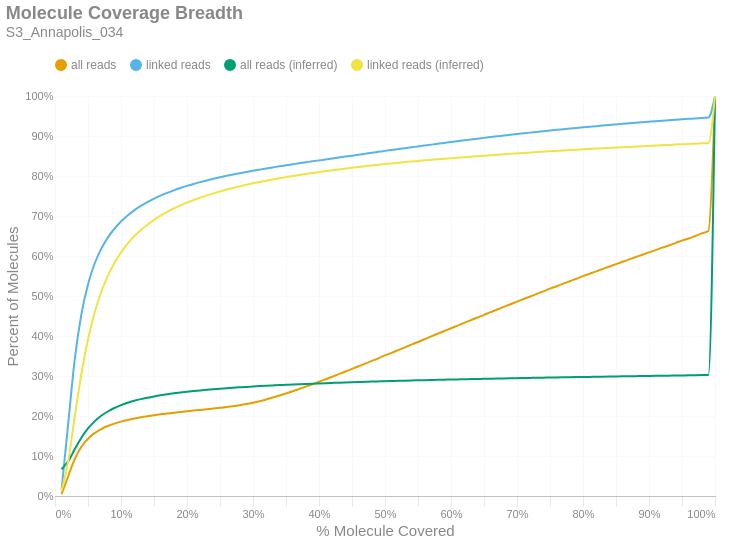

The notebook cell this image was saved under:
### Markdown cell above
### Molecule Read Coverage
This chart shows molecule coverage breadth as computed by the number of bases aligned to that molecule. In other words, "*how much of each unique long molecule is actually sequenced/aligned?*" Keep in mind there is a distinction between sequences and alignments, since some sequences belonging to a particular molecule may not align well and wouldn't appear in the alignment data. This chart also shows molecule coverage breadth as computed by the *inferred fragment* from which the aligned sequences originate. Unlike read coverage, this calculation takes into account the total insert size, including unsequenced gaps between the forward and reverse reads. Like the previous figures, these are cumulative percents.

### Code cell
if SKIPLR:
    print_html(f"Skipped")
else:
    binned_df = consolidated_hist(valids['coverage_bp'], mask, 0.01, True)
    binned_df_inf = consolidated_hist(valids['coverage_inserts'], mask, 0.01, True)
    binned_df = binned_df.with_columns(pl.lit(binned_df_inf['all reads (cumsum)']).alias('all reads (inferred)'))
    binned_df = binned_df.with_columns(pl.lit(binned_df_inf['linked reads (cumsum)']).alias('linked reads (inferred)'))
    binned_df = binned_df.with_columns(
        (pl.col('bin').cast(pl.Float64) + 0.01).alias('right_edge')
    )

    with SafeRender(binned_df):
        (
            density_plot(binned_df, 'Molecule Coverage Breadth', samplename, 'molcov', ['all reads (inferred)','linked reads (inferred)'])
            .encode(
                #x=alt.X('bin:Q', title="% Molecule Covered").axis(format = '%').scale(padding=0),
                x=alt.X('right_edge:Q', title="% Molecule Covered").axis(format='%').scale(padding=0),
                y=alt.Y('value:Q', title='Percent of Molecules')
                    .axis(format='%')
                    .stack(False)
                    .scale(domainMin=0, padding=0),
                color=alt.Color("key:N").scale(domain = ["all reads", "linked reads", "all reads (inferred)", "linked reads (inferred)"]),
                tooltip = [
                    alt.Tooltip("key:N", title = "Data Type"),
                    alt.Tooltip("range_label:N", title="% Molecule Covered"),
                    alt.Tooltip("value:Q", format = ".2%", title="% Molecules")
                ]
            )
        ).display()

### Figure 1 — Vega-Lite specification as saved in the notebook (floating-point values rounded to 4 significant figures)
{"width": "container", "height": 400, "config": {"title": {"anchor": "start", "dy": -15, "fontSize": 18, "color": "#888888", "subtitleColor": "#888888", "subtitleFontSize": 14}, "arc": {"fill": "#0072B2"}, "axis": {"domainColor": "#888888", "domainWidth": 0.5, "gridWidth": 0.2, "grid": false, "titleFontWeight": 400, "titleFontSize": 15, "labelFontSize": 11, "labelColor": "#888888", "tickColor": "#888888", "tickWidth": 0.2, "titleColor": "#888888"}, "axisBand": {"grid": false}, "axisX": {"grid": true, "tickSize": 10, "domainCap": "round"}, "axisY": {"domain": false, "grid": true, "tickSize": 0, "domainCap": "round"}, "background": "transparent", "header": {"labelFontSize": 15, "labelColor": "#888888", "titleFontSize": 15, "titleFontWeight": 600, "titleColor": "#888888"}, "legend": {"labelFont": "sans-serif", "labelFontSize": 12, "labelColor": "#888888", "symbolSize": 100, "symbolType": "circle", "titleFontSize": 12, "titlePadding": 10, "titleColor": "#888888", "title": null, "orient": "top"}, "range": {"category": ["#E69F00", "#56B4E9", "#009E73", "#F0E442", "#0072B2", "#D55E00", "#CC79A7", "#000000"], "diverging": ["#cfe8f3", "#a2d4ec", "#73bfe2", "#46abdb", "#1696d2", "#12719e"]}, "area": {"fill": "#0072B2", "fillOpacity": 0.7, "line": true, "strokeOpacity": 0.7}, "line": {"color": "#0072B2", "stroke": "#0072B2", "strokeWidth": 2}, "trail": {"color": "#0072B2", "stroke": "#0072B2", "strokeWidth": 0, "size": 1}, "point": {"filled": true, "fillOpacity": 1.0, "size": 95}, "text": {"color": "#888888", "fontSize": 11, "align": "right", "fontWeight": 400, "size": 11}, "bar": {"fill": "#0072B2", "stroke": null}, "view": {"stroke": null, "continuousWidth": 660, "continuousHeight": 400}}, "data": {"name": "data-0f5037fcb87dc74a3a51c34f0a16b023"}, "mark": {"type": "line", "interpolate": "monotone", "point": {"opacity": 0, "size": 275}}, "encoding": {"color": {"field": "key", "scale": {"domain": ["all reads", "linked reads", "all reads (inferred)", "linked reads (inferred)"]}, "type": "nominal"}, "tooltip": [{"field": "key", "title": "Data Type", "type": "nominal"}, {"field": "range_label", "title": "% Molecule Covered", "type": "nominal"}, {"field": "value", "format": ".2%", "title": "% Molecules", "type": "quantitative"}], "x": {"axis": {"format": "%"}, "field": "right_edge", "scale": {"padding": 0}, "title": "% Molecule Covered", "type": "quantitative"}, "y": {"axis": {"format": "%"}, "field": "value", "scale": {"domainMin": 0, "padding": 0}, "stack": false, "title": "Percent of Molecules", "type": "quantitative"}}, "params": [{"name": "param_c36ac31b6afebe62", "select": {"type": "point", "fields": ["key"]}, "bind": "legend"}], "title": {"text": "Molecule Coverage Breadth", "subtitle": "S3_Annapolis_034"}, "transform": [{"fold": ["all reads (cumsum)", "linked reads (cumsum)", "all reads (inferred)", "linked reads (inferred)"]}, {"calculate": "replace(datum.key, ' (cumsum)', '')", "as": "key"}, {"filter": {"param": "param_c36ac31b6afebe62"}}], "usermeta": {"embedOptions": {"downloadFileName": "S3_Annapolis_034.molcov"}}, "$schema": "https://vega.github.io/schema/vega-lite/v6.1.0.json", "datasets": {"data-0f5037fcb87dc74a3a51c34f0a16b023": [{"bin": "0.0", "interval": "0.0-0.01", "all reads": 0.004809, "linked reads": 0.0165, "all reads (cumsum)": 0.004809, "linked reads (cumsum)": 0.0165, "range_label": "0.0-0.01", "all reads (inferred)": 0.06696, "linked reads (inferred)": 0.01448, "right_edge": 0.01}, {"bin": "0.01", "interval": "0.01-0.02", "all reads": 0.04464, "linked reads": 0.1646, "all reads (cumsum)": 0.04944, "linked reads (cumsum)": 0.1811, "range_label": "0.01-0.02", "all reads (inferred)": 0.08683, "linked reads (inferred)": 0.0868, "right_edge": 0.02}, {"bin": "0.02", "interval": "0.02-0.03", "all reads": 0.04346, "linked reads": 0.1615, "all reads (cumsum)": 0.0929, "linked reads (cumsum)": 0.3426, "range_label": "0.02-0.03", "all reads (inferred)": 0.1172, "linked reads (inferred)": 0.1995, "right_edge": 0.03}, {"bin": "0.03", "interval": "0.03-0.04", "all reads": 0.03009, "linked reads": 0.1117, "all reads (cumsum)": 0.123, "linked reads (cumsum)": 0.4544, "range_label": "0.03-0.04", "all reads (inferred)": 0.1457, "linked reads (inferred)": 0.3057, "right_edge": 0.04}, {"bin": "0.04", "interval": "0.04-0.05", "all reads": 0.02016, "linked reads": 0.07467, "all reads (cumsum)": 0.1431, "linked reads (cumsum)": 0.529, "range_label": "0.04-0.05", "all reads (inferred)": 0.1688, "linked reads (inferred)": 0.3917, "right_edge": 0.05}, {"bin": "0.05", "interval": "0.05-0.06", "all reads": 0.01398, "linked reads": 0.05162, "all reads (cumsum)": 0.1571, "linked reads (cumsum)": 0.5807, "range_label": "0.05-0.06", "all reads (inferred)": 0.1866, "linked reads (inferred)": 0.4583, "right_edge": 0.06}, {"bin": "0.06", "interval": "0.06-0.07", "all reads": 0.01011, "linked reads": 0.03724, "all reads (cumsum)": 0.1672, "linked reads (cumsum)": 0.6179, "range_label": "0.06-0.07", "all reads (inferred)": 0.2005, "linked reads (inferred)": 0.51, "right_edge": 0.07}, {"bin": "0.07", "interval": "0.07-0.08", "all reads": 0.007656, "linked reads": 0.02812, "all reads (cumsum)": 0.1749, "linked reads (cumsum)": 0.646, "range_label": "0.07-0.08", "all reads (inferred)": 0.2113, "linked reads (inferred)": 0.5501, "right_edge": 0.08}, {"bin": "0.08", "interval": "0.08-0.09", "all reads": 0.006046, "linked reads": 0.02213, "all reads (cumsum)": 0.1809, "linked reads (cumsum)": 0.6681, "range_label": "0.08-0.09", "all reads (inferred)": 0.22, "linked reads (inferred)": 0.5827, "right_edge": 0.09}, {"bin": "0.09", "interval": "0.09-0.1", "all reads": 0.00502, "linked reads": 0.01824, "all reads (cumsum)": 0.186, "linked reads (cumsum)": 0.6864, "range_label": "0.09-0.1", "all reads (inferred)": 0.2271, "linked reads (inferred)": 0.609, "right_edge": 0.1}, {"bin": "0.1", "interval": "0.1-0.11", "all reads": 0.004148, "linked reads": 0.01502, "all reads (cumsum)": 0.1901, "linked reads (cumsum)": 0.7014, "range_label": "0.1-0.11", "all reads (inferred)": 0.233, "linked reads (inferred)": 0.6309, "right_edge": 0.11}, {"bin": "0.11", "interval": "0.11-0.12", "all reads": 0.003537, "linked reads": 0.01278, "all reads (cumsum)": 0.1937, "linked reads (cumsum)": 0.7142, "range_label": "0.11-0.12", "all reads (inferred)": 0.2379, "linked reads (inferred)": 0.6492, "right_edge": 0.12}, {"bin": "0.12", "interval": "0.12-0.13", "all reads": 0.003048, "linked reads": 0.01093, "all reads (cumsum)": 0.1967, "linked reads (cumsum)": 0.7251, "range_label": "0.12-0.13", "all reads (inferred)": 0.2421, "linked reads (inferred)": 0.6649, "right_edge": 0.13}, {"bin": "0.13", "interval": "0.13-0.14", "all reads": 0.00268, "linked reads": 0.00955, "all reads (cumsum)": 0.1994, "linked reads (cumsum)": 0.7347, "range_label": "0.13-0.14", "all reads (inferred)": 0.2457, "linked reads (inferred)": 0.6782, "right_edge": 0.14}, {"bin": "0.14", "interval": "0.14-0.15", "all reads": 0.002474, "linked reads": 0.008636, "all reads (cumsum)": 0.2019, "linked reads (cumsum)": 0.7433, "range_label": "0.14-0.15", "all reads (inferred)": 0.249, "linked reads (inferred)": 0.6903, "right_edge": 0.15}, {"bin": "0.15", "interval": "0.15-0.16", "all reads": 0.002242, "linked reads": 0.0077, "all reads (cumsum)": 0.2041, "linked reads (cumsum)": 0.751, "range_label": "0.15-0.16", "all reads (inferred)": 0.2518, "linked reads (inferred)": 0.7009, "right_edge": 0.16}, {"bin": "0.16", "interval": "0.16-0.17", "all reads": 0.0021, "linked reads": 0.006972, "all reads (cumsum)": 0.2062, "linked reads (cumsum)": 0.758, "range_label": "0.16-0.17", "all reads (inferred)": 0.2544, "linked reads (inferred)": 0.7103, "right_edge": 0.17}, {"bin": "0.17", "interval": "0.17-0.18", "all reads": 0.001933, "linked reads": 0.006206, "all reads (cumsum)": 0.2081, "linked reads (cumsum)": 0.7642, "range_label": "0.17-0.18", "all reads (inferred)": 0.2567, "linked reads (inferred)": 0.7187, "right_edge": 0.18}, {"bin": "0.18", "interval": "0.18-0.19", "all reads": 0.001888, "linked reads": 0.0058, "all reads (cumsum)": 0.21, "linked reads (cumsum)": 0.77, "range_label": "0.18-0.19", "all reads (inferred)": 0.2588, "linked reads (inferred)": 0.7265, "right_edge": 0.19}, {"bin": "0.19", "interval": "0.19-0.2", "all reads": 0.001807, "linked reads": 0.005289, "all reads (cumsum)": 0.2118, "linked reads (cumsum)": 0.7753, "range_label": "0.19-0.2", "all reads (inferred)": 0.2607, "linked reads (inferred)": 0.7336, "right_edge": 0.2}, {"bin": "0.2", "interval": "0.2-0.21", "all reads": 0.001734, "linked reads": 0.004879, "all reads (cumsum)": 0.2136, "linked reads (cumsum)": 0.7801, "range_label": "0.2-0.21", "all reads (inferred)": 0.2624, "linked reads (inferred)": 0.74, "right_edge": 0.21}, {"bin": "0.21", "interval": "0.21-0.22", "all reads": 0.001736, "linked reads": 0.004523, "all reads (cumsum)": 0.2153, "linked reads (cumsum)": 0.7847, "range_label": "0.21-0.22", "all reads (inferred)": 0.264, "linked reads (inferred)": 0.7459, "right_edge": 0.22}, {"bin": "0.22", "interval": "0.22-0.23", "all reads": 0.001721, "linked reads": 0.004318, "all reads (cumsum)": 0.217, "linked reads (cumsum)": 0.789, "range_label": "0.22-0.23", "all reads (inferred)": 0.2655, "linked reads (inferred)": 0.7514, "right_edge": 0.23}, {"bin": "0.23", "interval": "0.23-0.24", "all reads": 0.001699, "linked reads": 0.00396, "all reads (cumsum)": 0.2187, "linked reads (cumsum)": 0.7929, "range_label": "0.23-0.24", "all reads (inferred)": 0.267, "linked reads (inferred)": 0.7567, "right_edge": 0.24}, {"bin": "0.24", "interval": "0.24-0.25", "all reads": 0.001751, "linked reads": 0.003824, "all reads (cumsum)": 0.2205, "linked reads (cumsum)": 0.7968, "range_label": "0.24-0.25", "all reads (inferred)": 0.2683, "linked reads (inferred)": 0.7614, "right_edge": 0.25}, {"bin": "0.25", "interval": "0.25-0.26", "all reads": 0.001794, "linked reads": 0.003618, "all reads (cumsum)": 0.2223, "linked reads (cumsum)": 0.8004, "range_label": "0.25-0.26", "all reads (inferred)": 0.2695, "linked reads (inferred)": 0.766, "right_edge": 0.26}, {"bin": "0.26", "interval": "0.26-0.27", "all reads": 0.002034, "linked reads": 0.003389, "all reads (cumsum)": 0.2243, "linked reads (cumsum)": 0.8038, "range_label": "0.26-0.27", "all reads (inferred)": 0.2707, "linked reads (inferred)": 0.7702, "right_edge": 0.27}, {"bin": "0.27", "interval": "0.27-0.28", "all reads": 0.002502, "linked reads": 0.00331, "all reads (cumsum)": 0.2268, "linked reads (cumsum)": 0.8071, "range_label": "0.27-0.28", "all reads (inferred)": 0.2717, "linked reads (inferred)": 0.7742, "right_edge": 0.28}, {"bin": "0.28", "interval": "0.28-0.29", "all reads": 0.00296, "linked reads": 0.003073, "all reads (cumsum)": 0.2298, "linked reads (cumsum)": 0.8102, "range_label": "0.28-0.29", "all reads (inferred)": 0.2728, "linked reads (inferred)": 0.778, "right_edge": 0.29}, {"bin": "0.29", "interval": "0.29-0.3", "all reads": 0.003443, "linked reads": 0.002949, "all reads (cumsum)": 0.2332, "linked reads (cumsum)": 0.8131, "range_label": "0.29-0.3", "all reads (inferred)": 0.2738, "linked reads (inferred)": 0.7817, "right_edge": 0.3}, {"bin": "0.3", "interval": "0.3-0.31", "all reads": 0.003885, "linked reads": 0.002841, "all reads (cumsum)": 0.2371, "linked reads (cumsum)": 0.8159, "range_label": "0.3-0.31", "all reads (inferred)": 0.2747, "linked reads (inferred)": 0.7851, "right_edge": 0.31}, {"bin": "0.31", "interval": "0.31-0.32", "all reads": 0.004361, "linked reads": 0.002801, "all reads (cumsum)": 0.2414, "linked reads (cumsum)": 0.8187, "range_label": "0.31-0.32", "all reads (inferred)": 0.2756, "linked reads (inferred)": 0.7883, "right_edge": 0.32}, {"bin": "0.32", "interval": "0.32-0.33", "all reads": 0.004746, "linked reads": 0.002742, "all reads (cumsum)": 0.2462, "linked reads (cumsum)": 0.8215, "range_label": "0.32-0.33", "all reads (inferred)": 0.2764, "linked reads (inferred)": 0.7913, "right_edge": 0.33}, {"bin": "0.33", "interval": "0.33-0.34", "all reads": 0.004976, "linked reads": 0.002705, "all reads (cumsum)": 0.2512, "linked reads (cumsum)": 0.8242, "range_label": "0.33-0.34", "all reads (inferred)": 0.2773, "linked reads (inferred)": 0.7944, "right_edge": 0.34}, {"bin": "0.34", "interval": "0.34-0.35", "all reads": 0.005197, "linked reads": 0.002525, "all reads (cumsum)": 0.2564, "linked reads (cumsum)": 0.8267, "range_label": "0.34-0.35", "all reads (inferred)": 0.278, "linked reads (inferred)": 0.7972, "right_edge": 0.35}, {"bin": "0.35", "interval": "0.35-0.36", "all reads": 0.005497, "linked reads": 0.002531, "all reads (cumsum)": 0.2619, "linked reads (cumsum)": 0.8293, "range_label": "0.35-0.36", "all reads (inferred)": 0.2788, "linked reads (inferred)": 0.7999, "right_edge": 0.36}, {"bin": "0.36", "interval": "0.36-0.37", "all reads": 0.00569, "linked reads": 0.002509, "all reads (cumsum)": 0.2675, "linked reads (cumsum)": 0.8318, "range_label": "0.36-0.37", "all reads (inferred)": 0.2795, "linked reads (inferred)": 0.8026, "right_edge": 0.37}, {"bin": "0.37", "interval": "0.37-0.38", "all reads": 0.005809, "linked reads": 0.002439, "all reads (cumsum)": 0.2734, "linked reads (cumsum)": 0.8342, "range_label": "0.37-0.38", "all reads (inferred)": 0.2802, "linked reads (inferred)": 0.8051, "right_edge": 0.38}, {"bin": "0.38", "interval": "0.38-0.39", "all reads": 0.006026, "linked reads": 0.00248, "all reads (cumsum)": 0.2794, "linked reads (cumsum)": 0.8367, "range_label": "0.38-0.39", "all reads (inferred)": 0.2809, "linked reads (inferred)": 0.8076, "right_edge": 0.39}, {"bin": "0.39", "interval": "0.39-0.4", "all reads": 0.006267, "linked reads": 0.002402, "all reads (cumsum)": 0.2857, "linked reads (cumsum)": 0.8391, "range_label": "0.39-0.4", "all reads (inferred)": 0.2815, "linked reads (inferred)": 0.81, "right_edge": 0.4}, {"bin": "0.4", "interval": "0.4-0.41", "all reads": 0.006161, "linked reads": 0.002276, "all reads (cumsum)": 0.2918, "linked reads (cumsum)": 0.8414, "range_label": "0.4-0.41", "all reads (inferred)": 0.2822, "linked reads (inferred)": 0.8122, "right_edge": 0.41}, {"bin": "0.41", "interval": "0.41-0.42", "all reads": 0.00633, "linked reads": 0.002365, "all reads (cumsum)": 0.2981, "linked reads (cumsum)": 0.8437, "range_label": "0.41-0.42", "all reads (inferred)": 0.2827, "linked reads (inferred)": 0.8144, "right_edge": 0.42}, {"bin": "0.42", "interval": "0.42-0.43", "all reads": 0.006458, "linked reads": 0.002374, "all reads (cumsum)": 0.3046, "linked reads (cumsum)": 0.8461, "range_label": "0.42-0.43", "all reads (inferred)": 0.2833, "linked reads (inferred)": 0.8165, "right_edge": 0.43}, {"bin": "0.43", "interval": "0.43-0.44", "all reads": 0.006538, "linked reads": 0.002508, "all reads (cumsum)": 0.3111, "linked reads (cumsum)": 0.8486, "range_label": "0.43-0.44", "all reads (inferred)": 0.2839, "linked reads (inferred)": 0.8186, "right_edge": 0.44}, {"bin": "0.44", "interval": "0.44-0.45", "all reads": 0.006555, "linked reads": 0.002297, "all reads (cumsum)": 0.3177, "linked reads (cumsum)": 0.8509, "range_label": "0.44-0.45", "all reads (inferred)": 0.2845, "linked reads (inferred)": 0.8206, "right_edge": 0.45}, {"bin": "0.45", "interval": "0.45-0.46", "all reads": 0.006664, "linked reads": 0.002326, "all reads (cumsum)": 0.3244, "linked reads (cumsum)": 0.8532, "range_label": "0.45-0.46", "all reads (inferred)": 0.285, "linked reads (inferred)": 0.8225, "right_edge": 0.46}, {"bin": "0.46", "interval": "0.46-0.47", "all reads": 0.006677, "linked reads": 0.002476, "all reads (cumsum)": 0.331, "linked reads (cumsum)": 0.8557, "range_label": "0.46-0.47", "all reads (inferred)": 0.2855, "linked reads (inferred)": 0.8244, "right_edge": 0.47}, {"bin": "0.47", "interval": "0.47-0.48", "all reads": 0.006714, "linked reads": 0.002321, "all reads (cumsum)": 0.3378, "linked reads (cumsum)": 0.858, "range_label": "0.47-0.48", "all reads (inferred)": 0.2861, "linked reads (inferred)": 0.8263, "right_edge": 0.48}, {"bin": "0.48", "interval": "0.48-0.49", "all reads": 0.006487, "linked reads": 0.002313, "all reads (cumsum)": 0.3442, "linked reads (cumsum)": 0.8603, "range_label": "0.48-0.49", "all reads (inferred)": 0.2865, "linked reads (inferred)": 0.8281, "right_edge": 0.49}, {"bin": "0.49", "interval": "0.49-0.5", "all reads": 0.007265, "linked reads": 0.002451, "all reads (cumsum)": 0.3515, "linked reads (cumsum)": 0.8628, "range_label": "0.49-0.5", "all reads (inferred)": 0.287, "linked reads (inferred)": 0.8298, "right_edge": 0.5}, {"bin": "0.5", "interval": "0.5-0.51", "all reads": 0.006235, "linked reads": 0.002213, "all reads (cumsum)": 0.3577, "linked reads (cumsum)": 0.865, "range_label": "0.5-0.51", "all reads (inferred)": 0.2875, "linked reads (inferred)": 0.8315, "right_edge": 0.51}, {"bin": "0.51", "interval": "0.51-0.52", "all reads": 0.007046, "linked reads": 0.002287, "all reads (cumsum)": 0.3648, "linked reads (cumsum)": 0.8673, "range_label": "0.51-0.52", "all reads (inferred)": 0.288, "linked reads (inferred)": 0.8332, "right_edge": 0.52}, {"bin": "0.52", "interval": "0.52-0.53", "all reads": 0.006781, "linked reads": 0.002284, "all reads (cumsum)": 0.3716, "linked reads (cumsum)": 0.8696, "range_label": "0.52-0.53", "all reads (inferred)": 0.2884, "linked reads (inferred)": 0.8347, "right_edge": 0.53}, {"bin": "0.53", "interval": "0.53-0.54", "all reads": 0.006908, "linked reads": 0.002226, "all reads (cumsum)": 0.3785, "linked reads (cumsum)": 0.8718, "range_label": "0.53-0.54", "all reads (inferred)": 0.2888, "linked reads (inferred)": 0.8362, "right_edge": 0.54}, {"bin": "0.54", "interval": "0.54-0.55", "all reads": 0.006656, "linked reads": 0.00217, "all reads (cumsum)": 0.3851, "linked reads (cumsum)": 0.874, "range_label": "0.54-0.55", "all reads (inferred)": 0.2892, "linked reads (inferred)": 0.8377, "right_edge": 0.55}, {"bin": "0.55", "interval": "0.55-0.56", "all reads": 0.006915, "linked reads": 0.002247, "all reads (cumsum)": 0.392, "linked reads (cumsum)": 0.8762, "range_label": "0.55-0.56", "all reads (inferred)": 0.2896, "linked reads (inferred)": 0.8391, "right_edge": 0.56}, {"bin": "0.56", "interval": "0.56-0.57", "all reads": 0.006878, "linked reads": 0.002241, "all reads (cumsum)": 0.3989, "linked reads (cumsum)": 0.8785, "range_label": "0.56-0.57", "all reads (inferred)": 0.29, "linked reads (inferred)": 0.8406, "right_edge": 0.57}, {"bin": "0.57", "interval": "0.57-0.58", "all reads": 0.006727, "linked reads": 0.002156, "all reads (cumsum)": 0.4056, "linked reads (cumsum)": 0.8806, "range_label": "0.57-0.58", "all reads (inferred)": 0.2904, "linked reads (inferred)": 0.842, "right_edge": 0.58}, {"bin": "0.58", "interval": "0.58-0.59", "all reads": 0.006752, "linked reads": 0.002144, "all reads (cumsum)": 0.4124, "linked reads (cumsum)": 0.8828, "range_label": "0.58-0.59", "all reads (inferred)": 0.2908, "linked reads (inferred)": 0.8433, "right_edge": 0.59}, {"bin": "0.59", "interval": "0.59-0.6", "all reads": 0.006896, "linked reads": 0.002158, "all reads (cumsum)": 0.4193, "linked reads (cumsum)": 0.8849, "range_label": "0.59-0.6", "all reads (inferred)": 0.2912, "linked reads (inferred)": 0.8446, "right_edge": 0.6}, {"bin": "0.6", "interval": "0.6-0.61", "all reads": 0.006574, "linked reads": 0.00211, "all reads (cumsum)": 0.4259, "linked reads (cumsum)": 0.887, "range_label": "0.6-0.61", "all reads (inferred)": 0.2915, "linked reads (inferred)": 0.8459, "right_edge": 0.61}, {"bin": "0.61", "interval": "0.61-0.62", "all reads": 0.006912, "linked reads": 0.002076, "all reads (cumsum)": 0.4328, "linked reads (cumsum)": 0.8891, "range_label": "0.61-0.62", "all reads (inferred)": 0.2919, "linked reads (inferred)": 0.8471, "right_edge": 0.62}, {"bin": "0.62", "interval": "0.62-0.63", "all reads": 0.006704, "linked reads": 0.002136, "all reads (cumsum)": 0.4395, "linked reads (cumsum)": 0.8912, "range_label": "0.62-0.63", "all reads (inferred)": 0.2923, "linked reads (inferred)": 0.8484, "right_edge": 0.63}, {"bin": "0.63", "interval": "0.63-0.64", "all reads": 0.006712, "linked reads": 0.002063, "all reads (cumsum)": 0.4462, "linked reads (cumsum)": 0.8933, "range_label": "0.63-0.64", "all reads (inferred)": 0.2926, "linked reads (inferred)": 0.8496, "right_edge": 0.64}, {"bin": "0.64", "interval": "0.64-0.65", "all reads": 0.00659, "linked reads": 0.002003, "all reads (cumsum)": 0.4528, "linked reads (cumsum)": 0.8953, "range_label": "0.64-0.65", "all reads (inferred)": 0.2929, "linked reads (inferred)": 0.8508, "right_edge": 0.65}, {"bin": "0.65", "interval": "0.65-0.66", "all reads": 0.006932, "linked reads": 0.002039, "all reads (cumsum)": 0.4597, "linked reads (cumsum)": 0.8973, "range_label": "0.65-0.66", "all reads (inferred)": 0.2933, "linked reads (inferred)": 0.8519, "right_edge": 0.66}, {"bin": "0.66", "interval": "0.66-0.67", "all reads": 0.006523, "linked reads": 0.001912, "all reads (cumsum)": 0.4662, "linked reads (cumsum)": 0.8993, "range_label": "0.66-0.67", "all reads (inferred)": 0.2936, "linked reads (inferred)": 0.8531, "right_edge": 0.67}, {"bin": "0.67", "interval": "0.67-0.68", "all reads": 0.006589, "linked reads": 0.001853, "all reads (cumsum)": 0.4728, "linked reads (cumsum)": 0.9011, "range_label": "0.67-0.68", "all reads (inferred)": 0.2939, "linked reads (inferred)": 0.8543, "right_edge": 0.68}, {"bin": "0.68", "interval": "0.68-0.69", "all reads": 0.006468, "linked reads": 0.001892, "all reads (cumsum)": 0.4793, "linked reads (cumsum)": 0.903, "range_label": "0.68-0.69", "all reads (inferred)": 0.2942, "linked reads (inferred)": 0.8554, "right_edge": 0.69}, {"bin": "0.69", "interval": "0.69-0.7", "all reads": 0.006676, "linked reads": 0.001839, "all reads (cumsum)": 0.486, "linked reads (cumsum)": 0.9048, "range_label": "0.69-0.7", "all reads (inferred)": 0.2946, "linked reads (inferred)": 0.8565, "right_edge": 0.7}, {"bin": "0.7", "interval": "0.7-0.71", "all reads": 0.006425, "linked reads": 0.001846, "all reads (cumsum)": 0.4924, "linked reads (cumsum)": 0.9067, "range_label": "0.7-0.71", "all reads (inferred)": 0.2949, "linked reads (inferred)": 0.8576, "right_edge": 0.71}, {"bin": "0.71", "interval": "0.71-0.72", "all reads": 0.006436, "linked reads": 0.001762, "all reads (cumsum)": 0.4988, "linked reads (cumsum)": 0.9084, "range_label": "0.71-0.72", "all reads (inferred)": 0.2952, "linked reads (inferred)": 0.8586, "right_edge": 0.72}, {"bin": "0.72", "interval": "0.72-0.73", "all reads": 0.006551, "linked reads": 0.001709, "all reads (cumsum)": 0.5054, "linked reads (cumsum)": 0.9102, "range_label": "0.72-0.73", "all reads (inferred)": 0.2955, "linked reads (inferred)": 0.8597, "right_edge": 0.73}, {"bin": "0.73", "interval": "0.73-0.74", "all reads": 0.006307, "linked reads": 0.001786, "all reads (cumsum)": 0.5117, "linked reads (cumsum)": 0.9119, "range_label": "0.73-0.74", "all reads (inferred)": 0.2958, "linked reads (inferred)": 0.8607, "right_edge": 0.74}, {"bin": "0.74", "interval": "0.74-0.75", "all reads": 0.00668, "linked reads": 0.001728, "all reads (cumsum)": 0.5184, "linked reads (cumsum)": 0.9137, "range_label": "0.74-0.75", "all reads (inferred)": 0.2961, "linked reads (inferred)": 0.8617, "right_edge": 0.75}, {"bin": "0.75", "interval": "0.75-0.76", "all reads": 0.006136, "linked reads": 0.001669, "all reads (cumsum)": 0.5245, "linked reads (cumsum)": 0.9153, "range_label": "0.75-0.76", "all reads (inferred)": 0.2964, "linked reads (inferred)": 0.8627, "right_edge": 0.76}, {"bin": "0.76", "interval": "0.76-0.77", "all reads": 0.006326, "linked reads": 0.001611, "all reads (cumsum)": 0.5308, "linked reads (cumsum)": 0.9169, "range_label": "0.76-0.77", "all reads (inferred)": 0.2967, "linked reads (inferred)": 0.8637, "right_edge": 0.77}, {"bin": "0.77", "interval": "0.77-0.78", "all reads": 0.006185, "linked reads": 0.001612, "all reads (cumsum)": 0.537, "linked reads (cumsum)": 0.9186, "range_label": "0.77-0.78", "all reads (inferred)": 0.297, "linked reads (inferred)": 0.8647, "right_edge": 0.78}, {"bin": "0.78", "interval": "0.78-0.79", "all reads": 0.0062, "linked reads": 0.001576, "all reads (cumsum)": 0.5432, "linked reads (cumsum)": 0.9201, "range_label": "0.78-0.79", "all reads (inferred)": 0.2973, "linked reads (inferred)": 0.8657, "right_edge": 0.79}, {"bin": "0.79", "interval": "0.79-0.8", "all reads": 0.006455, "linked reads": 0.00152, "all reads (cumsum)": 0.5497, "linked reads (cumsum)": 0.9217, "range_label": "0.79-0.8", "all reads (inferred)": 0.2975, "linked reads (inferred)": 0.8666, "right_edge": 0.8}, {"bin": "0.8", "interval": "0.8-0.81", "all reads": 0.005836, "linked reads": 0.001428, "all reads (cumsum)": 0.5555, "linked reads (cumsum)": 0.9231, "range_label": "0.8-0.81", "all reads (inferred)": 0.2978, "linked reads (inferred)": 0.8675, "right_edge": 0.81}, {"bin": "0.81", "interval": "0.81-0.82", "all reads": 0.006081, "linked reads": 0.001528, "all reads (cumsum)": 0.5616, "linked reads (cumsum)": 0.9246, "range_label": "0.81-0.82", "all reads (inferred)": 0.2981, "linked reads (inferred)": 0.8685, "right_edge": 0.82}, {"bin": "0.82", "interval": "0.82-0.83", "all reads": 0.006086, "linked reads": 0.001467, "all reads (cumsum)": 0.5677, "linked reads (cumsum)": 0.9261, "range_label": "0.82-0.83", "all reads (inferred)": 0.2983, "linked reads (inferred)": 0.8694, "right_edge": 0.83}, {"bin": "0.83", "interval": "0.83-0.84", "all reads": 0.006015, "linked reads": 0.001486, "all reads (cumsum)": 0.5737, "linked reads (cumsum)": 0.9276, "range_label": "0.83-0.84", "all reads (inferred)": 0.2986, "linked reads (inferred)": 0.8702, "right_edge": 0.84}, {"bin": "0.84", "interval": "0.84-0.85", "all reads": 0.005884, "linked reads": 0.001406, "all reads (cumsum)": 0.5796, "linked reads (cumsum)": 0.929, "range_label": "0.84-0.85", "all reads (inferred)": 0.2989, "linked reads (inferred)": 0.8711, "right_edge": 0.85}, {"bin": "0.85", "interval": "0.85-0.86", "all reads": 0.005972, "linked reads": 0.001403, "all reads (cumsum)": 0.5856, "linked reads (cumsum)": 0.9304, "range_label": "0.85-0.86", "all reads (inferred)": 0.2991, "linked reads (inferred)": 0.8719, "right_edge": 0.86}, {"bin": "0.86", "interval": "0.86-0.87", "all reads": 0.005872, "linked reads": 0.001344, "all reads (cumsum)": 0.5914, "linked reads (cumsum)": 0.9317, "range_label": "0.86-0.87", "all reads (inferred)": 0.2994, "linked reads (inferred)": 0.8728, "right_edge": 0.87}, {"bin": "0.87", "interval": "0.87-0.88", "all reads": 0.005957, "linked reads": 0.001356, "all reads (cumsum)": 0.5974, "linked reads (cumsum)": 0.9331, "range_label": "0.87-0.88", "all reads (inferred)": 0.2996, "linked reads (inferred)": 0.8736, "right_edge": 0.88}, {"bin": "0.88", "interval": "0.88-0.89", "all reads": 0.00581, "linked reads": 0.001324, "all reads (cumsum)": 0.6032, "linked reads (cumsum)": 0.9344, "range_label": "0.88-0.89", "all reads (inferred)": 0.2999, "linked reads (inferred)": 0.8745, "right_edge": 0.89}, {"bin": "0.89", "interval": "0.89-0.9", "all reads": 0.005944, "linked reads": 0.001316, "all reads (cumsum)": 0.6091, "linked reads (cumsum)": 0.9357, "range_label": "0.89-0.9", "all reads (inferred)": 0.3001, "linked reads (inferred)": 0.8753, "right_edge": 0.9}, {"bin": "0.9", "interval": "0.9-0.91", "all reads": 0.005545, "linked reads": 0.001307, "all reads (cumsum)": 0.6147, "linked reads (cumsum)": 0.937, "range_label": "0.9-0.91", "all reads (inferred)": 0.3004, "linked reads (inferred)": 0.8761, "right_edge": 0.91}, {"bin": "0.91", "interval": "0.91-0.92", "all reads": 0.006278, "linked reads": 0.001254, "all reads (cumsum)": 0.621, "linked reads (cumsum)": 0.9383, "range_label": "0.91-0.92", "all reads (inferred)": 0.3006, "linked reads (inferred)": 0.8769, "right_edge": 0.92}, {"bin": "0.92", "interval": "0.92-0.93", "all reads": 0.005425, "linked reads": 0.001175, "all reads (cumsum)": 0.6264, "linked reads (cumsum)": 0.9394, "range_label": "0.92-0.93", "all reads (inferred)": 0.3009, "linked reads (inferred)": 0.8777, "right_edge": 0.93}, {"bin": "0.93", "interval": "0.93-0.94", "all reads": 0.005914, "linked reads": 0.001205, "all reads (cumsum)": 0.6323, "linked reads (cumsum)": 0.9407, "range_label": "0.93-0.94", "all reads (inferred)": 0.3011, "linked reads (inferred)": 0.8785, "right_edge": 0.94}, {"bin": "0.94", "interval": "0.94-0.95", "all reads": 0.006247, "linked reads": 0.001118, "all reads (cumsum)": 0.6385, "linked reads (cumsum)": 0.9418, "range_label": "0.94-0.95", "all reads (inferred)": 0.3014, "linked reads (inferred)": 0.8793, "right_edge": 0.95}, {"bin": "0.95", "interval": "0.95-0.96", "all reads": 0.005259, "linked reads": 0.001135, "all reads (cumsum)": 0.6438, "linked reads (cumsum)": 0.9429, "range_label": "0.95-0.96", "all reads (inferred)": 0.3017, "linked reads (inferred)": 0.8801, "right_edge": 0.96}, {"bin": "0.96", "interval": "0.96-0.97", "all reads": 0.0062, "linked reads": 0.001129, "all reads (cumsum)": 0.65, "linked reads (cumsum)": 0.944, "range_label": "0.96-0.97", "all reads (inferred)": 0.3019, "linked reads (inferred)": 0.8809, "right_edge": 0.97}, {"bin": "0.97", "interval": "0.97-0.98", "all reads": 0.00643, "linked reads": 0.00101, "all reads (cumsum)": 0.6564, "linked reads (cumsum)": 0.945, "range_label": "0.97-0.98", "all reads (inferred)": 0.3023, "linked reads (inferred)": 0.8818, "right_edge": 0.98}, {"bin": "0.98", "interval": "0.98-0.99", "all reads": 0.00603, "linked reads": 0.001151, "all reads (cumsum)": 0.6625, "linked reads (cumsum)": 0.9462, "range_label": "0.98-0.99", "all reads (inferred)": 0.3026, "linked reads (inferred)": 0.8826, "right_edge": 0.99}, {"bin": "0.99", "interval": "0.99-1.0", "all reads": 0.3375, "linked reads": 0.0538, "all reads (cumsum)": 1.0, "linked reads (cumsum)": 1.0, "range_label": "0.99-1.0", "all reads (inferred)": 1.0, "linked reads (inferred)": 1.0, "right_edge": 1.0}]}}
